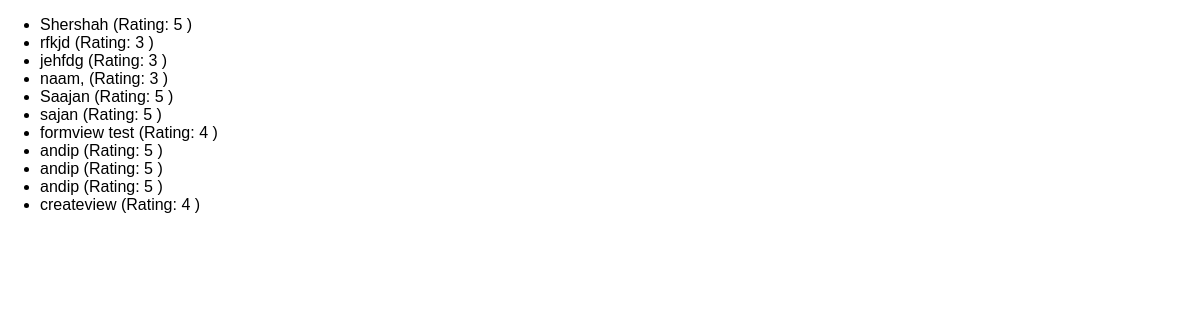
The app's page /reviews with its own data.
### reviews/models.py (models this page shows)
class Review(models.Model):
    username = models.CharField(max_length=100)
    review_text = models.TextField()
    rating = models.IntegerField()
    owner_comment = models.TextField(blank=True)

### reviews/views.py (the view)
# urls.py: path('reviews', views.ReviewListView.as_view()),
class ReviewListView(ListView):
    template_name = 'reviews/review_list.html'
    model = Review
    context_object_name = "reviews"

### reviews/templates/reviews/review_list.html (shortened to what this page needs)
{% extends "reviews/base.html" %}
{% block content %}
<ul>
    {% for review in reviews %}
    <li> {{ review.username }}  (Rating: {{ review.rating }} )</li>
    {% endfor %}
</ul>
{% endblock content %}

### reviews/static/reviews/styles.css (style rules this page uses)
body { font-family: sans-serif; margin: 0; }

### records on screen
Review: username "Shershah", rating "5"
Review: username "rfkjd", rating "3"
Review: username "jehfdg", rating "3"
Review: username "naam,", rating "3"
Review: username "Saajan", rating "5"
Review: username "sajan", rating "5"
Review: username "formview test", rating "4"
Review: username "andip", rating "5"
Review: username "andip", rating "5"
Review: username "andip", rating "5"
Review: username "createview", rating "4"
